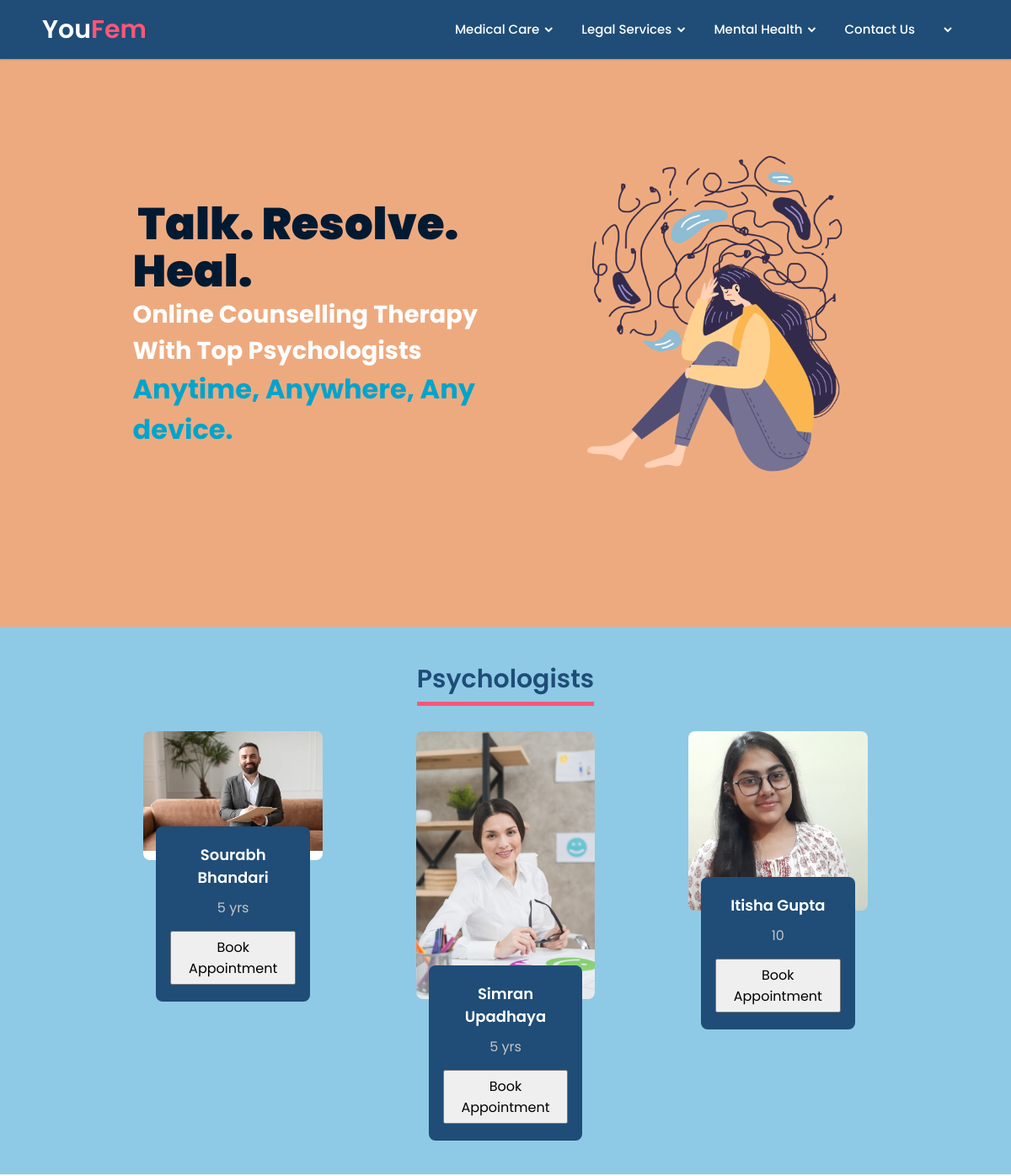
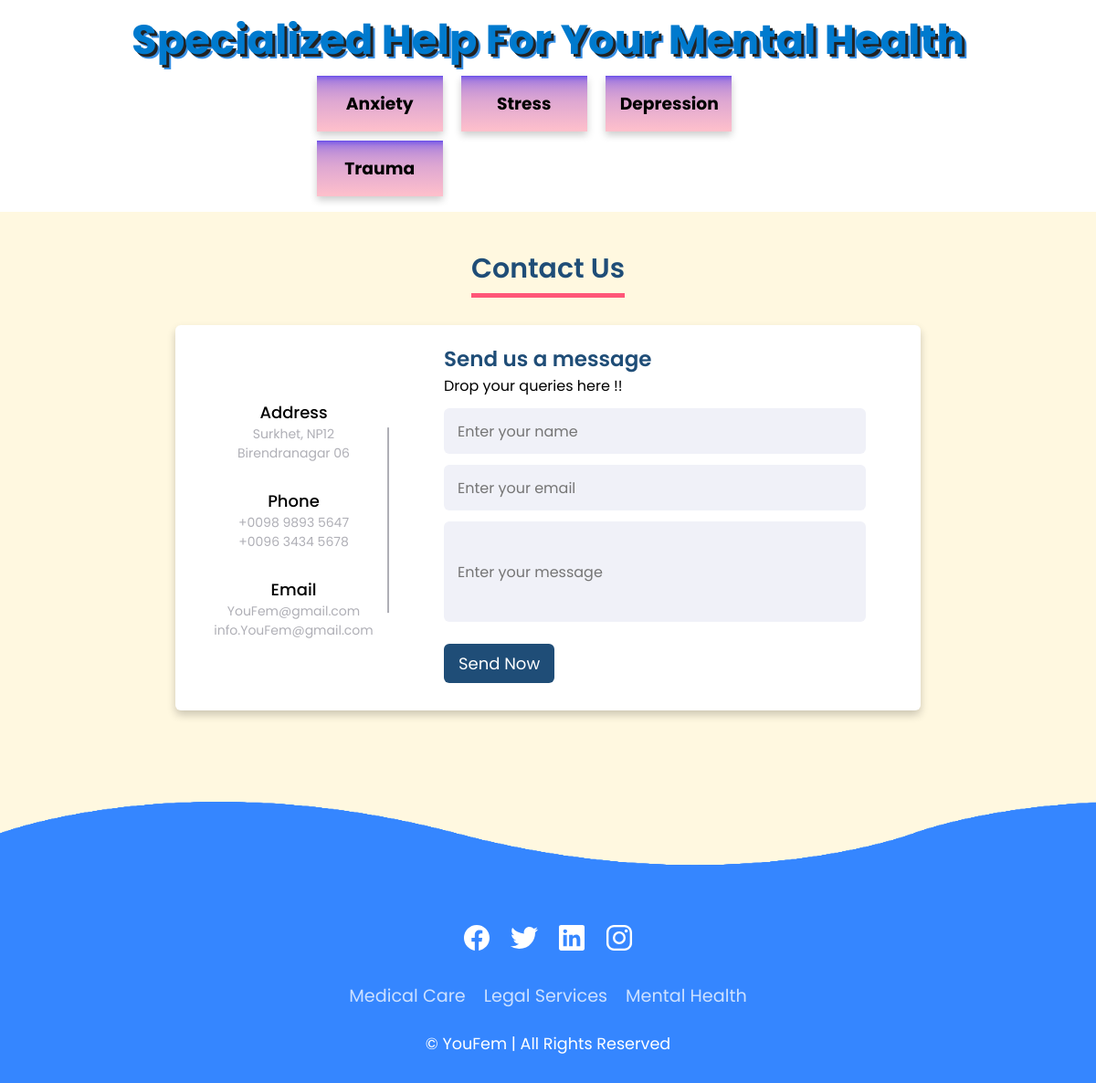
The app's page /mental/ (signed in) with its own data (2 pictures, top to bottom).
### base/models.py (models this page shows, shortened)
class Professional(models.Model):
    user = models.OneToOneField(User, on_delete=models.CASCADE, primary_key=True)
    experience = models.CharField(max_length=20,null=True)
    contact = models.CharField(max_length=20,null=True)
    profession = models.CharField(max_length=20)
    profile_pic=models.ImageField(null=True,blank=True)
    password=models.CharField(max_length=30,blank=True)

class User(AbstractUser):
    is_customer = models.BooleanField(default=False)
    is_employee = models.BooleanField(default=False)
    first_name = models.CharField(max_length=100)
    last_name = models.CharField(max_length=100)

class PsychoDisorders(models.Model):
    pdname=models.CharField(max_length=50)

### base/views.py (the view)
# urls.py: path('mental/',views.mental,name="mental"),
@cache_control(no_cache=True, must_revalidate=True, no_store=True)
@login_required(login_url='login')
def mental(request):
    professionals= Professional.objects.filter(profession='Psychologist')
    psychoDisorder = PsychoDisorders.objects.all()
    context ={'professionals':professionals,'psychoDisorder':psychoDisorder}
    return render(request,'base/mental.html', context)

### base/templates/base/mental.html (shortened to what this page needs)
{% load static %}
<!DOCTYPE html>
<html lang="en" dir="ltr">
  <head>
    <link rel="stylesheet" href="{% static 'css/mentalL.css' %}" />
    <link
      href="https://unpkg.com/boxicons@2.0.7/css/boxicons.min.css"
      rel="stylesheet"
    />
  </head>
  <body>
    <nav>
      <div class="navbar">
        <div class="logo">
          <a href="{%url 'landing' %}">You<span class="fem">Fem</span></a>
        </div>
        <div class="nav-links">
          <ul class="links">
            <li>
              <a href="{% url 'medical' %}">Medical Care</a>
              <i class="bx bxs-chevron-down medical-arrow arrow"></i>
            </li>
            <li>
              <a href="{%url 'legal' %}">Legal Services</a>
              <i class="bx bxs-chevron-down legal-arrow arrow"></i>
            </li>
            <li>
              <a href="{%url 'mental'%}">Mental Health</a>
              <i class="bx bxs-chevron-down mental-arrow arrow"></i>
            </li>
            <li><a href="#contact">Contact Us</a></li>
            {% if request.user.is_authenticated %}
            <li>
              <i class="bx bxs-chevron-down mental-arrow arrow"></i>
            </li>
            {% else %}
            <li id="login-signup">
              <a href="{%url 'register-user' %}">Login/SignUp</a>
            </li>
            {% endif %}
          </ul>
        </div>
      </div>
    </nav>
    <header class="header">
      <div class="heading">
        <div class="heading-main">
          <span class="neon">Talk. Resolve. Heal.</span><br />
          Online Counselling Therapy With Top Psychologists
        </div>
        <div class="sub-heading fem">Anytime, Anywhere, Any device.</div>
      </div>
      <img
        class="header-img"
        src=" {% static 'images/landing/mental.png'  %}"
      />
    </header>
    <section class="team-section">
      <div class="team">
        <div class="title"><span>Psychologists</span></div>
        <div class="row">
          <div class="team-items">
            {% for prof in professionals %}
            <div class="item">
              {% if prof.profession == "Psychologist" %}
              <img src="{{prof.profile_pic.url}}" alt="team" />
              <div class="inner">
                <div class="info">
                  <h5>{{prof.user.first_name}} {{prof.user.last_name}}</h5>
                  <p>{{prof.experience}}</p>
                  <div class="social-links">
                    <button>Book Appointment</button>
                  </div>
                </div>
              </div>
              {% endif %}
            </div>
            {% endfor %}
          </div>
        </div>
      </div>
    </section>
    <section class="help-section" id="cards">
      <div  class="head-title"><h2 style="justify-content: center;">Specialized Help For Your Mental Health</h2></div>
      <div class="row">
        {% for psycho in psychoDisorder %}
        <div class="column">
          <div class="card">
            <h3>{{psycho.pdname}}</h3>
          </div>
        </div>
        {% endfor %}
      </div>
    </section>
    <section class="contact-section" id="contact">
      <div class="contact">
        <div class="title"><span>Contact Us</span></div>
        <div class="container">
          <div class="content">
            <div class="left-side">
              <div class="address details">
                <div class="topic">Address</div>
                <div class="text-one">Surkhet, NP12</div>
                <div class="text-two">Birendranagar 06</div>
              </div>
              <div class="phone details">
                <div class="topic">Phone</div>
                <div class="text-one">+0098 9893 5647</div>
                <div class="text-two">+0096 3434 5678</div>
              </div>
              <div class="email details">
                <div class="topic">Email</div>
                <div class="text-one">YouFem@gmail.com</div>
                <div class="text-two">info.YouFem@gmail.com</div>
              </div>
            </div>
            <div class="right-side">
              <div class="topic-text">Send us a message</div>
              <p>
                Drop your queries here !!
              </p>
              <form action="#">
                <div class="input-box">
                  <input type="text" placeholder="Enter your name" />
                </div>
                <div class="input-box">
                  <input type="text" placeholder="Enter your email" />
                </div>
                <div class="input-box message-box">
                  <input type="text" placeholder="Enter your message" />
                </div>
                <div class="button">
                  <input type="button" value="Send Now" />
                </div>
              </form>
            </div>
          </div>
        </div>
      </div>
    </section>
    <footer>
      <div class="waves">
        <div class="wave" id="wave1"></div>
        <div class="wave" id="wave3"></div>
      </div>
      <ul class="social_icon">
        <li>
          <a href="#"><ion-icon name="logo-facebook"></ion-icon></a>
        </li>
        <li>
          <a href="#"><ion-icon name="logo-twitter"></ion-icon></a>
        </li>
        <li>
          <a href="#"><ion-icon name="logo-linkedin"></ion-icon></a>
        </li>
        <li>
          <a href="#"><ion-icon name="logo-instagram"></ion-icon></a>
        </li>
      </ul>
      <ul class="menu">
        <li><a href="{% url 'medical' %}">Medical Care</a></li>
        <li><a href="{%url 'legal' %}">Legal Services</a></li>
        <li><a href="{%url 'mental' %}">Mental Health</a></li>
      </ul>
      <p>&copy; YouFem | All Rights Reserved</p>
    </footer>
  </body>
</html>

### records on screen
Professional: profile_pic (picture), user.first_name "Sourabh", user.last_name "Bhandari", experience "5 yrs"
Professional: profile_pic (picture), user.first_name "Simran", user.last_name "Upadhaya", experience "5 yrs"
Professional: profile_pic (picture), user.first_name "Itisha", user.last_name "Gupta", experience "10"
PsychoDisorders: pdname "Anxiety"
PsychoDisorders: pdname "Stress"
PsychoDisorders: pdname "Depression"
PsychoDisorders: pdname "Trauma"
